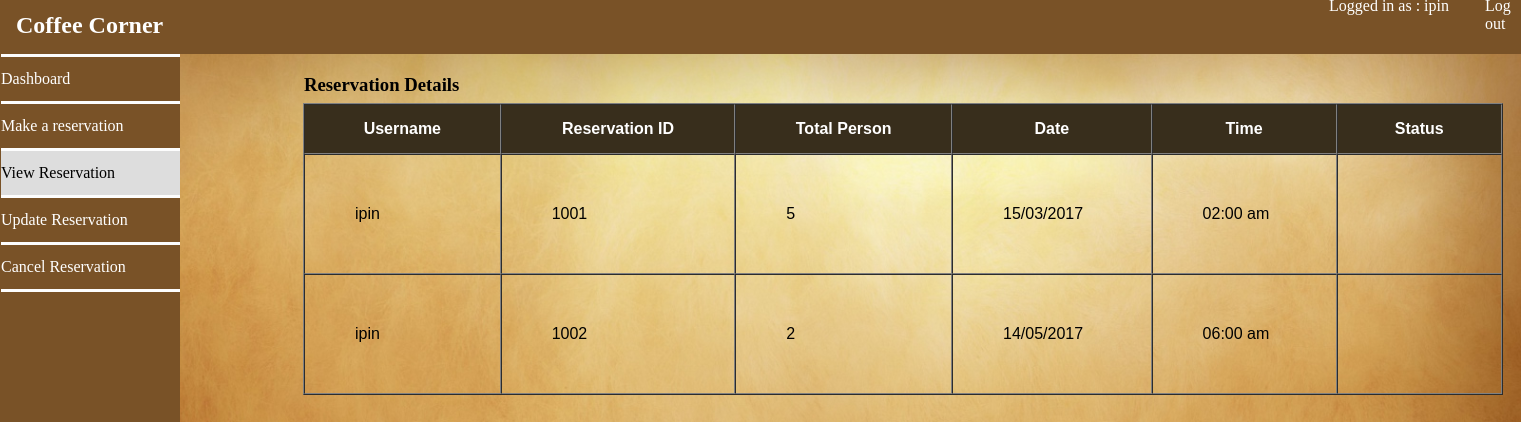
Before: /user_view.php (signed in) with the older database file.
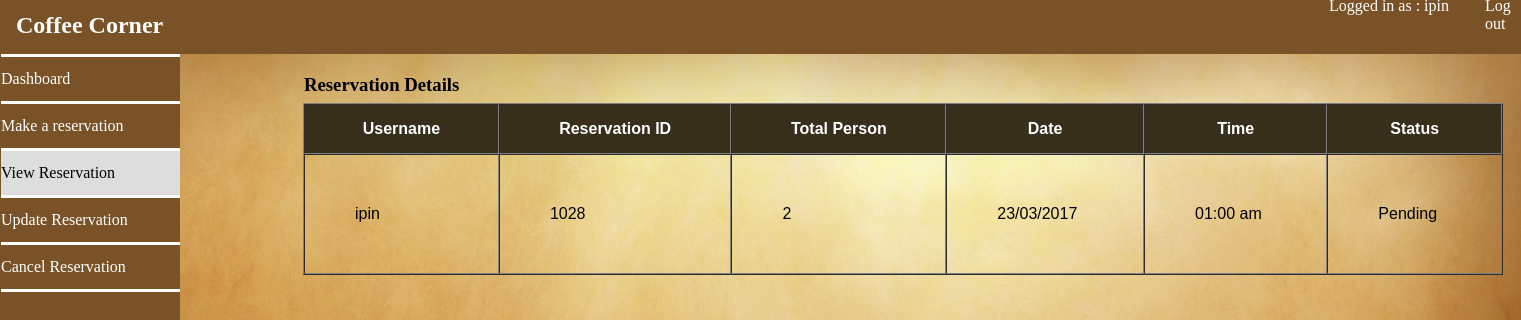
After: the same page with the newer database file.
### tables this page shows
CREATE TABLE `add_reservation` (
  `username` varchar(50) NOT NULL,
  `user_id` int(11) NOT NULL,
  `reserve_id` int(14) NOT NULL,
  `no_of_people` int(14) NOT NULL,
  `date` date NOT NULL,
  `time` time NOT NULL,
  `status` varchar(50) NOT NULL
);

### user_view.php (the view, shortened to what this page needs)
<?php
if(session_id()=='' || isset($_SESSION['username'])){
  $dbhost = "localhost";
  $dbuser = "root";
  $dbpass = "1234";
  $dbname = "coffeecorner";
  $connection = mysqli_connect($dbhost, $dbuser, $dbpass, $dbname);
  $user = $_SESSION['username'];
  $sql  = "(SELECT * FROM add_reservation WHERE username like '$user')";
  $result = mysqli_query($connection, $sql);
?>
<!doctype html>
<html>
<head>
<link href="user_view.css?v=random number/string" rel="stylesheet" type="text/css">
</head>
<body class="ggwp">
	<h2 class="h2">Coffee Corner</h2>
	<h3 class="details">Reservation Details</h3>
<nav class="navbar">
  <ul class="ul">
	  <li class="dashboard"><a class="dashtext" href="user_dashboard.php">Dashboard</a></li>
	  <li class="add"><a class="add2" href="user_addreservation.php">Make a reservation</a></li>
	  <li class="view"><a class="view2" href="user_view.php">View Reservation</a></li>
	  <li class="update"><a class="update2" href="user_update.php">Update Reservation</a></li>
	  <li class="delete"><a class="delete2" href="user_delete.php">Cancel Reservation</a></li>
	  <li class="border-bottom"><a></a></li>
  </ul>
</nav>
	<p class="credential">Logged in as : <?php echo $_SESSION['username']; ?></p>
	<a class="button_logout" href="logout.php" name="logout">Log out</a>
	<div class=details_box>
  <?php
	echo "<table width=\"1200\" border=\"1\" cellspacing=\"0px\" cellpadding=\"50px\">";
    echo     "<tr>";
    echo     "<th>Username</th>";
	echo     "<th>Reservation ID</th>";
    echo     "<th>Total Person</th>";
    echo     "<th>Date</th>";
	echo     "<th>Time</th>";
	echo     "<th>Status</th>";
    echo "</tr>";
    echo "<tr>";
    if (mysqli_num_rows($result) > 0) {
    while ($row = mysqli_fetch_array($result)) {
        ?>
        <tr>
            <td><?php echo $row['username']; ?></td>
            <td><?php echo $row['reserve_id']; ?></td>
            <td contenteditable="false"><?php echo $row['no_of_people']; ?></td>
            <td><?php echo date('d/m/Y', strtotime($row['date'])); ?></td>
            <td><?php echo date('h:i a', strtotime($row['time'])); ?></td>
            <td><?php echo $row['status']; ?></td>
        </tr>
        <?php
    }
}else{
		echo "<script type='text/javascript'>alert('No reservation to be displayed. You need to add some to view.'); window.location.href = \"user_addreservation.php\";</script>";
	}
     echo         "</tr>";
     echo  "</table>";
  ?>
	</div>
</body>
<?php
 }
 else
 {
	header("location: login.php");
 }
?>
</html>

### user_view.css (style rules this page uses)
.ul { list-style-type: none; background-color: #795227; color: #FFFFFF; font-size: medium; font-style: normal; font-family: Baskerville, "Palatino Linotype", Palatino, "Century Schoolbook L", "Times New Roman", serif; margin-right: 1333px; text-align: left; padding-left: 10px; margin-left: -17px; margin-top: -61px; }
.dashboard { padding-top: 13px; padding-bottom: 13px; border-color: #FDFDFD; border-top-style: solid; border-bottom-style: solid; border-bottom-width: 0px; margin-top: -20px; }
.add { padding-top: 13px; padding-bottom: 13px; border-color: #FDFDFD; border-top-style: solid; border-bottom-style: solid; border-bottom-width: 0px; }
.view { padding-top: 13px; padding-bottom: 13px; border-color: #FDFDFD; border-top-style: solid; border-bottom-style: solid; border-bottom-width: 0px; background-color: #DDDDDD; }
.update { padding-top: 13px; padding-bottom: 13px; border-color: #FDFDFD; border-top-style: solid; border-bottom-style: solid; border-bottom-width: 0px; }
.delete { padding-top: 13px; padding-bottom: 13px; border-color: #FDFDFD; border-top-style: solid; border-bottom-style: solid; border-right-style: none; }
.border-bottom { padding-bottom: 523px; }
.h2 { background-color: #795227; color: #FFFFFF; margin-top: -11px; margin-left: -8px; padding-top: 15px; padding-bottom: 15px; padding-left: 16px; margin-right: -13px; }
.details { margin-left: 296px; margin-top: 7px; }
.button_logout { text-decoration: none; position: absolute; color: #FFFFFF; padding-right: 0px; margin-left: 1477px; margin-top: -834px; }
.credential { position: absolute; color: #FFFFFF; margin-top: -834px; padding-left: 1321px; }
.details_box { margin-top: -728px; padding-left: 10px; margin-left: 285px; }
.add2 { text-decoration: none; color: #FFFFFF; }
.dashtext { text-decoration: none; color: #FFFFFF; }
.view2 { text-decoration: none; color: black; }
.update2 { text-decoration: none; color: #FFFFFF; }
.delete2 { text-decoration: none; color: #FFFFFF; }
tr { font-family: "Trebuchet MS", Arial, Helvetica, sans-serif; }
th { font-family: "Trebuchet MS", Arial, Helvetica, sans-serif; padding-top: 15px; padding-bottom: 15px; text-align: center; background-color: #382E1C; color: white; }
.ggwp { background-image: url(img/kk.jpg); background-size: cover; }

Changed rows visible on the page:
removed add_reservation: username "ipin", reserve_id "1001", no_of_people "5", date "15/03/2017", time "02:00 am"
removed add_reservation: username "ipin", reserve_id "1002", no_of_people "2", date "14/05/2017", time "06:00 am"
added add_reservation: username "ipin", reserve_id "1028", no_of_people "2", date "23/03/2017", time "01:00 am", status "Pending"
